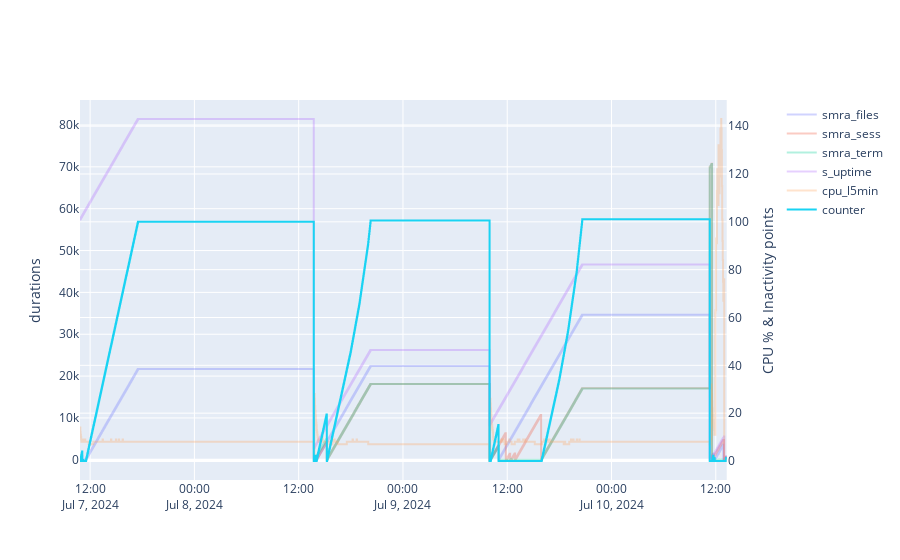

Notebook source saved alongside this figure:
### Code cell
# Plot :

fig = make_subplots(specs=[[{"secondary_y": True}]])

def _trace(col_name, secondary_y, k=1, opacity=.3) :
    fig.add_trace(
        go.Scatter(x=df['utc_datetime_run'], y=k*df[col_name], name=col_name, opacity=opacity, line_shape='hv'),
        secondary_y=secondary_y
    ) 
[_trace(col_name, False) for col_name in ['smra_files', 'smra_sess', 'smra_term', 's_uptime']]
_trace('cpu_l5min', True, 100)
_trace('counter', True, opacity=1.)
    
# Set y-axes titles
fig.update_yaxes(title_text='durations', secondary_y=False)
fig.update_yaxes(title_text='CPU % & Inactivity points', secondary_y=True)
fig.update_layout(height=500)
fig.show()

### Figure 1 — Plotly figure (JSON) as saved in the notebook; plotly's stock layout.template omitted (floating-point values rounded to 4 significant figures; data arrays with more than 128 entries replaced by an {"elided": "..."} marker saying what was removed)
{"data": [{"line": {"shape": "hv"}, "name": "smra_files", "opacity": 0.3, "type": "scatter", "x": {"elided": "765 str values"}, "xaxis": "x", "y": {"elided": "765 float values"}, "yaxis": "y"}, {"line": {"shape": "hv"}, "name": "smra_sess", "opacity": 0.3, "type": "scatter", "x": {"elided": "765 str values"}, "xaxis": "x", "y": {"elided": "765 int values"}, "yaxis": "y"}, {"line": {"shape": "hv"}, "name": "smra_term", "opacity": 0.3, "type": "scatter", "x": {"elided": "765 str values"}, "xaxis": "x", "y": {"elided": "765 int values"}, "yaxis": "y"}, {"line": {"shape": "hv"}, "name": "s_uptime", "opacity": 0.3, "type": "scatter", "x": {"elided": "765 str values"}, "xaxis": "x", "y": {"elided": "765 float values"}, "yaxis": "y"}, {"line": {"shape": "hv"}, "name": "cpu_l5min", "opacity": 0.3, "type": "scatter", "x": {"elided": "765 str values"}, "xaxis": "x", "y": {"elided": "765 float values"}, "yaxis": "y2"}, {"line": {"shape": "hv"}, "name": "counter", "opacity": 1, "type": "scatter", "x": {"elided": "765 str values"}, "xaxis": "x", "y": {"elided": "765 float values"}, "yaxis": "y2"}], "layout": {"autosize": true, "xaxis": {"anchor": "y", "autorange": true, "domain": [0, 0.94], "range": ["2024-07-07 10:50:06", "2024-07-10 13:15:27"], "type": "date"}, "yaxis": {"anchor": "x", "autorange": true, "domain": [0, 1], "range": [-4822.0, 85970.0], "title": {"text": "durations"}, "type": "linear"}, "yaxis2": {"anchor": "x", "autorange": true, "overlaying": "y", "range": [-7.944, 150.9], "side": "right", "title": {"text": "CPU % & Inactivity points"}, "type": "linear"}}}
